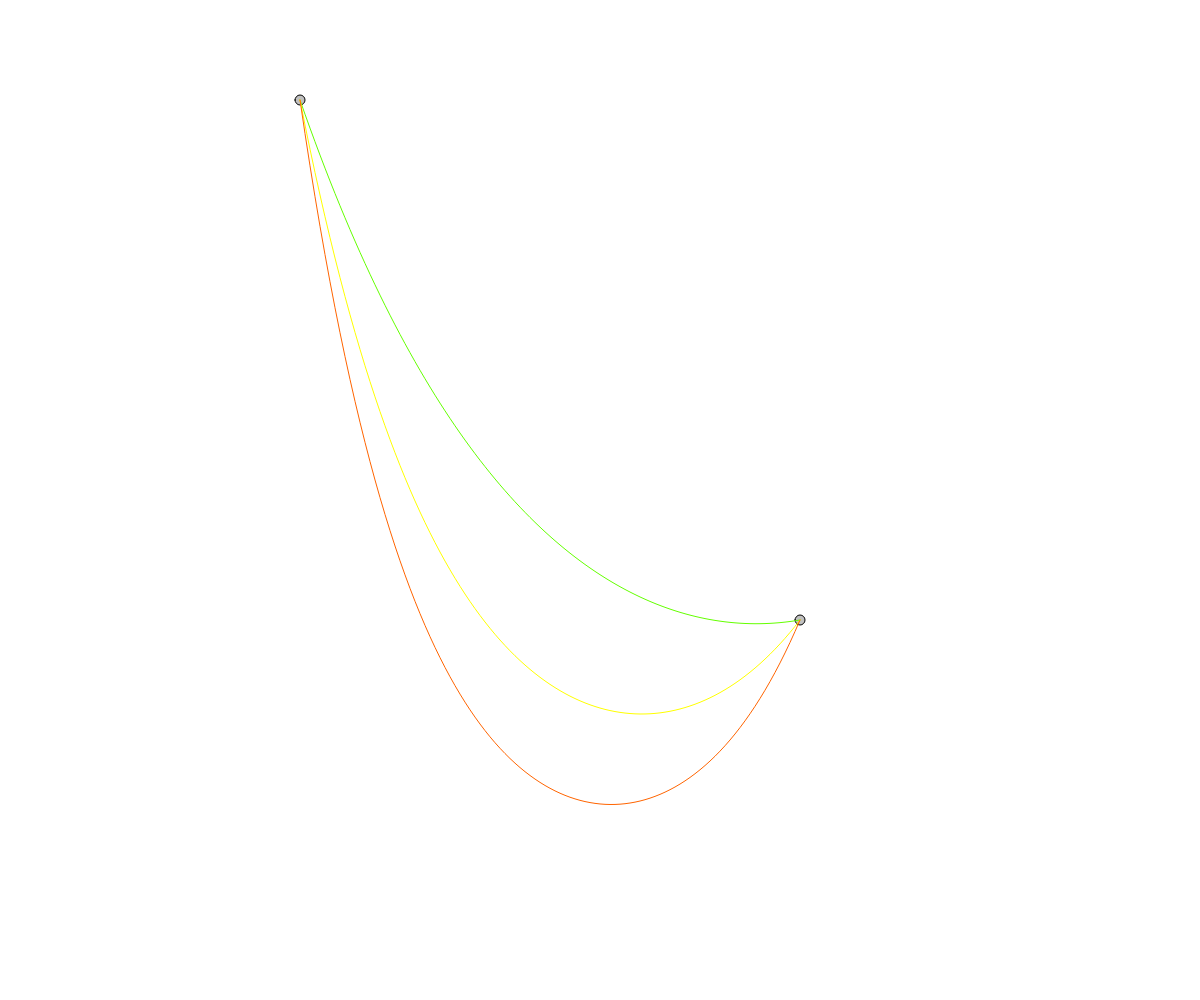
Frame 1 (no input)
Frame 60 (no input): identical to frame 1, image omitted
Frame 120 (the mouse pressed at the canvas centre since frame 60): identical to frame 1, image omitted

The p5.js sketch that drew this single still picture (run headless with seeded random() and noise() and a simulated clock; from frame 60 on, the mouse is pressed at the canvas centre):

// p5.js sketch
// ── sketch.js
function fk(k, b, x) {
  return (Math.sinh(k * (1 - b)) - Math.sinh(k * (-1 - b))) / k - x;
}

function fb(k, b, y) {
  return (Math.cosh(k * (1 - b)) - Math.cosh(k * (-1 - b))) / k - y;
}

function distance([x1, y1], [x2, y2]) {
  return Math.sqrt((x2 - x1) * (x2 - x1) + (y2 - y1) * (y2 - y1));
}

function compute_b(k, b, y) {
  let b1 = b + 1;
  let f0 = fb(k, b , y);
  let f1 = fb(k, b1, y);
  let g;
  
  let steps = 0;
  
  while (Math.abs(b1 - b) > 0.00001 && steps < 20) {
    g  = b - f0 * (b1 - b) / (f1 - f0);
    f1 = f0;
    b1 = b;
    b  = g;
    f0 = fb(k, b, y);
    steps++
  }
  return b
}

function compute_k(k, b, x) {
  let k1 = k + 1;
  let f0 = fk(k , b, x);
  let f1 = fk(k1, b, x);
  let g;
  
  let steps = 0;
  
  while (Math.abs(k1 - k) > 0.00001 && steps < 20) {
    g = k - f0 * (k1 - k) / (f1 - f0);
    if (g < 0) {
      g = -g
    }
    f1 = f0;
    k1 = k;
    k  = g;
    f0 = fk(k, b, x);
    
    steps++
  }
  return k
}

function compute_parameters(x1, y1, x2, y2,length) {
  
  if (distance([x1, y1], [x2, y2]) > length) {
    return undefined;
  }
    
  const x = (x2 - x1) / 2;
  const y = (y2 - y1) / x;
    
  let b = 0, k = 1, steps = 100;
  let _b, _k;
    
  do {
    
    _b = compute_b(k, b, y);
    _k = compute_k(k, b, length / x);
    
    if (Math.abs(b - _b) < 0.00001 && Math.abs(k - _k) < 0.00001) {
      break;
    }
    
    b = _b;
    k = _k;
    --steps;
    
  } while (steps > 0);
  
  const a = x / _k;
  const x0 = (x1 + x2) / 2 + _b * x;
  const y0 = y1 - a * Math.cosh((x1 - x0) / a);
  
  return { a, x0, y0 }
  
}

getCatenary = (parameters) => {
    if (parameters) {
      const {a, x0, y0} = parameters;
      return x => a * Math.cosh((x - x0) / a) + y0;
    }
}

function setup() { 
  createCanvas(windowWidth, windowHeight);
  // console.log(compute_parameters(0,0,1,1,2.5))
  shape1 = new Draggable(-200,-120,10,10)
  shape2 = new Draggable(300,400,10,10)

  // ball1 = new Ball(300,400,10)

}

function draw() { 
  background(255);
  translate(windowWidth/2,windowHeight/2)
  rotate(PI)

  stroke(255)
  line(-0.45*windowWidth,0,0.45*windowWidth,0)
  line(0,-0.45*windowHeight,0,0.45*windowHeight)

  shape1.over();
  shape1.update();
  shape1.show();
  shape2.over();
  shape2.update();
  shape2.show();

  

  const parameters1 = compute_parameters(shape1.x, shape1.y, shape2.x, shape2.y,0.7*Math.sqrt(windowWidth**2+windowHeight**2));
  const catenary1 = getCatenary(parameters1)

  // ball1.calculateForce(parameters1.x0,parameters1.a);
  // ball1.update();
  // ball1.show();

  const parameters2 = compute_parameters(shape1.x, shape1.y, shape2.x, shape2.y,0.6*Math.sqrt(windowWidth**2+windowHeight**2));
  const catenary2 = getCatenary(parameters2);
  const parameters3 = compute_parameters(shape1.x, shape1.y, shape2.x, shape2.y,0.5*Math.sqrt(windowWidth**2+windowHeight**2));
  const catenary3 = getCatenary(parameters3);

  // console.log(parameters)
  if (!catenary3) {

  	stroke(200,0,0)
  	line(shape1.x,shape1.y,shape2.x,shape2.y)

  } else {

	const num = 100
	const points = new Array(num)

	noFill();
	beginShape()
	stroke(100,255,0)
	for (var i = 0, step = (shape2.x-shape1.x)/num; i<= num; i++) {
		let x = shape1.x + i*step
	  	let y = catenary3(x)
	  	vertex(x,y)
	  }	
	endShape();
	}

  if (!catenary2) {

  	stroke(200,0,0)
  	line(shape1.x,shape1.y,shape2.x,shape2.y)

  } else {

	const num = 100
	const points = new Array(num)

	noFill();
	beginShape()
	stroke(255,255,0)
	for (var i = 0, step = (shape2.x-shape1.x)/num; i<= num; i++) {
		let x = shape1.x + i*step
	  	let y = catenary2(x)
	  	vertex(x,y)
	  }	
	endShape();
	}

  if (!catenary1) {

  	stroke(200,0,0)
  	line(shape1.x,shape1.y,shape2.x,shape2.y)

  } else {

	const num = 100
	const points = new Array(num)

	noFill();
	beginShape()
	stroke(255,100,0)
	for (var i = 0, step = (shape2.x-shape1.x)/num; i<= num; i++) {
		let x = shape1.x + i*step
	  	let y = catenary1(x)
	  	vertex(x,y)
	  }	
	endShape();
	}


	
}

function mousePressed() {
  shape1.pressed();
  shape2.pressed();
}

function mouseReleased() {
  shape1.released();
  shape2.released();
}


// ── ball.js
// Click and Drag an object
// Daniel Shiffman <http://www.shiffman.net>

class Ball {
  constructor(x, y,m) {
    this.pos = createVector(x,y)
    this.vel = createVector(0,0)
    this.acc = createVector(0,0)
    this.r = 10
    this.mass = m
  }

  calculateForce(x0,a){

    // let force = createVector()
    console.log(x0,a)
    let s = Math.sin(Math.atan(Math.sinh((this.pos.x-x0)/a))+PI)
    let c = Math.cos(Math.atan(Math.exp((this.pos.x-x0)/a))+PI)

    let force = createVector(-0.5*(c**2),0*(s))
    // let reaction = createVector(0,0)
    // let grav =
    // let grav = createVector(0,0);
    // let grav = createVector(0,-0.01);

    // let reaction = createVector(-0.1*this.m*c*s,0.1*this.m*(c**2))
    // let reaction = createVector(this.m*5*(s**2),this.m*5*c*s)
    // let reaction = createVector(-0.1*(s**2),c*s)
    // console.log(force)
    // force.add(grav)
    // force.add(reaction)
    this.acc.add(force)

  }

  // over() {
  //   // Is mouse over object

  //   let mx = -mouseX + windowWidth/2
  //   let my = -mouseY + windowHeight/2

  //   if (mx > this.x && mx < this.x + this.w && my > this.y && my < this.y + this.h) {
  //     this.rollover = true;
  //   } else {
  //     this.rollover = false;
  //   }
  // }

  update() {
    this.vel.add(this.acc)
    this.pos.add(this.vel)
    this.acc.set(0)
  }


  show() {
    fill(255,0,0)
    // noStroke()
    ellipse(this.pos.x, this.pos.y,this.r,this.r);
  }

  
}
// ── draggable.js
// Click and Drag an object
// Daniel Shiffman <http://www.shiffman.net>

class Draggable {
  constructor(x, y, w, h) {
    this.dragging = false; // Is the object being dragged?
    this.rollover = false; // Is the mouse over the ellipse?
    this.x = x;
    this.y = y;
    this.w = w;
    this.h = h;
    this.offsetX = 0;
    this.offsetY = 0;
  }

  over() {
    // Is mouse over object

    let mx = -mouseX + windowWidth/2
    let my = -mouseY + windowHeight/2

    if (mx > this.x && mx < this.x + this.w && my > this.y && my < this.y + this.h) {
      this.rollover = true;
    } else {
      this.rollover = false;
    }
  }

  update() {

    let mx = -mouseX + windowWidth/2
    let my = -mouseY + windowHeight/2
    // Adjust location if being dragged
    if (this.dragging) {
      this.x = mx + this.offsetX;
      this.y = my + this.offsetY;
    }
  }

  show() {
    stroke(0);
    // Different fill based on state
    if (this.dragging) {
      fill(50);
    } else if (this.rollover) {
      fill(100);
    } else {
      fill(175, 200);
    }
    ellipse(this.x, this.y, this.w, this.h);
  }

  pressed() {

    let mx = -mouseX + windowWidth/2
    let my = -mouseY + windowHeight/2
    // Did I click on the rectangle?
    if (mx > this.x && mx < this.x + this.w && my > this.y && my < this.y + this.h) {
      this.dragging = true;
      // If so, keep track of relative location of click to corner of rectangle
      this.offsetX = this.x - mx;
      this.offsetY = this.y - my;
    }
  }

  released() {
    // Quit dragging
    this.dragging = false;
  }
}
